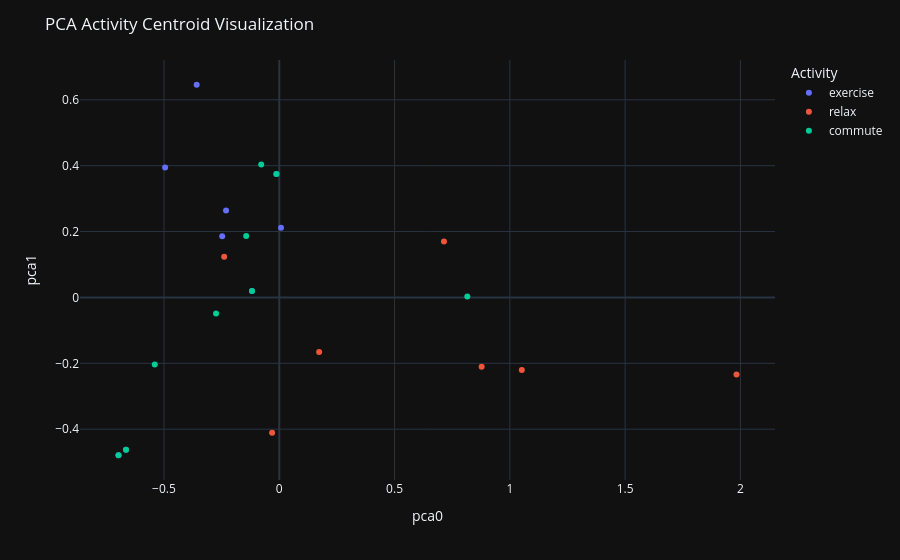

Source (notebook cell):
### Code cell
# Convert the data to a pandas DataFrame
df_centroid_activity = pd.DataFrame({'pca0': centroid_pca[:, 0], 'pca1': centroid_pca[:, 1], 'activity': activity_labels})

# Create a scatter plot using Plotly
fig = px.scatter(df_centroid_activity, x='pca0', y='pca1', color='activity')

# Add labels and adjust the layout
fig.update_layout(
    title='PCA Activity Centroid Visualization',
    xaxis_title='pca0',
    yaxis_title='pca1',
    legend_title='Activity'
)

# Display the plot
fig.show()

### Figure 1 — Plotly figure (JSON) as saved in the notebook; plotly's stock layout.template omitted (floating-point values rounded to 4 significant figures)
{"data": [{"hovertemplate": "activity=exercise<br>pca0=%{x}<br>pca1=%{y}<extra></extra>", "legendgroup": "exercise", "marker": {"color": "#636efa", "symbol": "circle"}, "mode": "markers", "name": "exercise", "orientation": "v", "showlegend": true, "type": "scatter", "x": [-0.1183, -0.01237, -0.6973, -0.495, -0.6647, -0.2476, 0.007478, -0.2307, -0.3582], "xaxis": "x", "y": [0.01944, 0.3749, -0.4791, 0.3947, -0.4624, 0.1859, 0.2112, 0.2639, 0.6457], "yaxis": "y"}, {"hovertemplate": "activity=relax<br>pca0=%{x}<br>pca1=%{y}<extra></extra>", "legendgroup": "relax", "marker": {"color": "#EF553B", "symbol": "circle"}, "mode": "markers", "name": "relax", "orientation": "v", "showlegend": true, "type": "scatter", "x": [-0.03112, 0.8777, 0.1729, -0.2389, 1.983, 1.052, 0.7142], "xaxis": "x", "y": [-0.4109, -0.2102, -0.1656, 0.1238, -0.2339, -0.22, 0.1697], "yaxis": "y"}, {"hovertemplate": "activity=commute<br>pca0=%{x}<br>pca1=%{y}<extra></extra>", "legendgroup": "commute", "marker": {"color": "#00cc96", "symbol": "circle"}, "mode": "markers", "name": "commute", "orientation": "v", "showlegend": true, "type": "scatter", "x": [-0.1183, -0.01237, -0.07831, -0.6973, -0.54, -0.2742, -0.1435, 0.8156, -0.6647], "xaxis": "x", "y": [0.01944, 0.3749, 0.4036, -0.4791, -0.2033, -0.04894, 0.1863, 0.00257, -0.4624], "yaxis": "y"}], "layout": {"legend": {"title": {"text": "Activity"}, "tracegroupgap": 0}, "margin": {"t": 60}, "title": {"text": "PCA Activity Centroid Visualization"}, "xaxis": {"anchor": "y", "domain": [0, 1], "title": {"text": "pca0"}}, "yaxis": {"anchor": "x", "domain": [0, 1], "title": {"text": "pca1"}}}}
